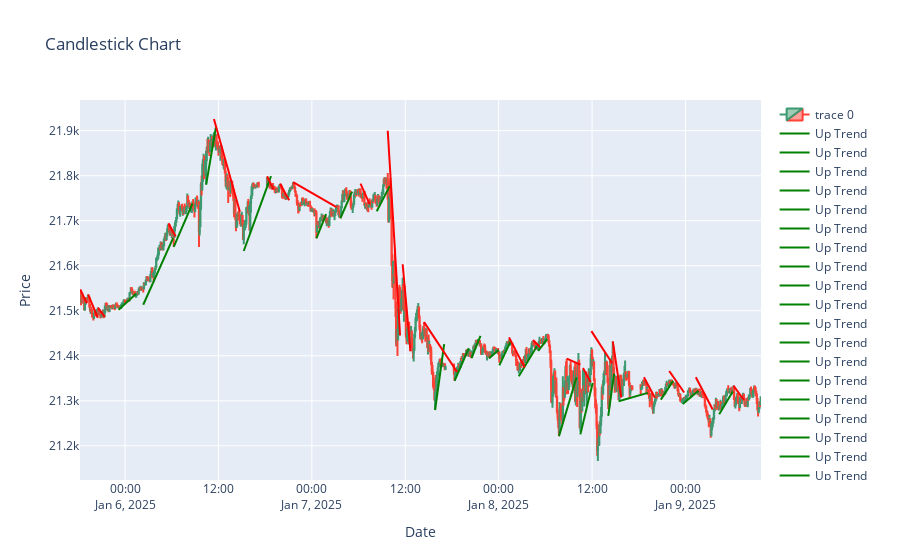

Here is the notebook cell this chart was saved with:
### Code cell
df['Date'] = pd.to_datetime(df['Date'])
plot_candlestick_with_trends(df, extended_trend)

### Figure 1 — Plotly figure (JSON) as saved in the notebook; plotly's stock layout.template omitted (floating-point values rounded to 4 significant figures; data arrays with more than 128 entries replaced by an {"elided": "..."} marker saying what was removed)
{"data": [{"close": {"elided": "1010 float values"}, "high": {"elided": "1010 float values"}, "low": {"elided": "1010 float values"}, "open": {"elided": "1010 float values"}, "type": "candlestick", "x": {"elided": "1010 str values"}}, {"line": {"color": "green", "width": 2}, "mode": "lines", "name": "Up Trend", "type": "scatter", "x": ["2025-01-05T23:10:00", "2025-01-06T01:25:00"], "y": [21502, 21540.0]}, {"line": {"color": "green", "width": 2}, "mode": "lines", "name": "Up Trend", "type": "scatter", "x": ["2025-01-06T02:20:00", "2025-01-06T06:10:00"], "y": [21510.0, 21660.0]}, {"line": {"color": "green", "width": 2}, "mode": "lines", "name": "Up Trend", "type": "scatter", "x": ["2025-01-06T06:15:00", "2025-01-06T08:40:00"], "y": [21642, 21740.0]}, {"line": {"color": "green", "width": 2}, "mode": "lines", "name": "Up Trend", "type": "scatter", "x": ["2025-01-06T10:25:00", "2025-01-06T11:40:00"], "y": [21780.0, 21910.0]}, {"line": {"color": "green", "width": 2}, "mode": "lines", "name": "Up Trend", "type": "scatter", "x": ["2025-01-06T15:15:00", "2025-01-06T18:45:00"], "y": [21630.0, 21800.0]}, {"line": {"color": "green", "width": 2}, "mode": "lines", "name": "Up Trend", "type": "scatter", "x": ["2025-01-07T00:35:00", "2025-01-07T01:50:00"], "y": [21661, 21710.0]}, {"line": {"color": "green", "width": 2}, "mode": "lines", "name": "Up Trend", "type": "scatter", "x": ["2025-01-07T03:40:00", "2025-01-07T05:10:00"], "y": [21710.0, 21760.0]}, {"line": {"color": "green", "width": 2}, "mode": "lines", "name": "Up Trend", "type": "scatter", "x": ["2025-01-07T08:20:00", "2025-01-07T10:00:00"], "y": [21720.0, 21780.0]}, {"line": {"color": "green", "width": 2}, "mode": "lines", "name": "Up Trend", "type": "scatter", "x": ["2025-01-07T15:50:00", "2025-01-07T17:00:00"], "y": [21280.0, 21430.0]}, {"line": {"color": "green", "width": 2}, "mode": "lines", "name": "Up Trend", "type": "scatter", "x": ["2025-01-07T18:20:00", "2025-01-07T20:10:00"], "y": [21340.0, 21420.0]}, {"line": {"color": "green", "width": 2}, "mode": "lines", "name": "Up Trend", "type": "scatter", "x": ["2025-01-07T20:30:00", "2025-01-07T21:40:00"], "y": [21390.0, 21440.0]}, {"line": {"color": "green", "width": 2}, "mode": "lines", "name": "Up Trend", "type": "scatter", "x": ["2025-01-07T22:45:00", "2025-01-08T00:00:00"], "y": [21390.0, 21410.0]}, {"line": {"color": "green", "width": 2}, "mode": "lines", "name": "Up Trend", "type": "scatter", "x": ["2025-01-08T00:05:00", "2025-01-08T01:35:00"], "y": [21380.0, 21430.0]}, {"line": {"color": "green", "width": 2}, "mode": "lines", "name": "Up Trend", "type": "scatter", "x": ["2025-01-08T02:35:00", "2025-01-08T04:55:00"], "y": [21350.0, 21420.0]}, {"line": {"color": "green", "width": 2}, "mode": "lines", "name": "Up Trend", "type": "scatter", "x": ["2025-01-08T05:05:00", "2025-01-08T06:15:00"], "y": [21411, 21440.0]}, {"line": {"color": "green", "width": 2}, "mode": "lines", "name": "Up Trend", "type": "scatter", "x": ["2025-01-08T07:45:00", "2025-01-08T10:00:00"], "y": [21220.0, 21350.0]}, {"line": {"color": "green", "width": 2}, "mode": "lines", "name": "Up Trend", "type": "scatter", "x": ["2025-01-08T10:30:00", "2025-01-08T12:05:00"], "y": [21230.0, 21340.0]}, {"line": {"color": "green", "width": 2}, "mode": "lines", "name": "Up Trend", "type": "scatter", "x": ["2025-01-08T14:05:00", "2025-01-08T14:50:00"], "y": [21270.0, 21360.0]}, {"line": {"color": "green", "width": 2}, "mode": "lines", "name": "Up Trend", "type": "scatter", "x": ["2025-01-08T15:25:00", "2025-01-08T19:10:00"], "y": [21300.0, 21320.0]}, {"line": {"color": "green", "width": 2}, "mode": "lines", "name": "Up Trend", "type": "scatter", "x": ["2025-01-08T20:50:00", "2025-01-08T22:25:00"], "y": [21300.0, 21340.0]}, {"line": {"color": "green", "width": 2}, "mode": "lines", "name": "Up Trend", "type": "scatter", "x": ["2025-01-08T23:40:00", "2025-01-09T01:40:00"], "y": [21293, 21320.0]}, {"line": {"color": "green", "width": 2}, "mode": "lines", "name": "Up Trend", "type": "scatter", "x": ["2025-01-09T04:20:00", "2025-01-09T06:05:00"], "y": [21270.0, 21320.0]}, {"line": {"color": "red", "width": 2}, "mode": "lines", "name": "Down Trend", "type": "scatter", "x": ["2025-01-05T18:15:00", "2025-01-05T19:05:00"], "y": [21550.0, 21520.0]}, {"line": {"color": "red", "width": 2}, "mode": "lines", "name": "Down Trend", "type": "scatter", "x": ["2025-01-05T19:15:00", "2025-01-05T20:30:00"], "y": [21540.0, 21480.0]}, {"line": {"color": "red", "width": 2}, "mode": "lines", "name": "Down Trend", "type": "scatter", "x": ["2025-01-05T20:30:00", "2025-01-05T21:25:00"], "y": [21507, 21490.0]}, {"line": {"color": "red", "width": 2}, "mode": "lines", "name": "Down Trend", "type": "scatter", "x": ["2025-01-06T05:35:00", "2025-01-06T06:30:00"], "y": [21690.0, 21660.0]}, {"line": {"color": "red", "width": 2}, "mode": "lines", "name": "Down Trend", "type": "scatter", "x": ["2025-01-06T11:25:00", "2025-01-06T14:45:00"], "y": [21930.0, 21720.0]}, {"line": {"color": "red", "width": 2}, "mode": "lines", "name": "Down Trend", "type": "scatter", "x": ["2025-01-06T18:15:00", "2025-01-06T19:05:00"], "y": [21800.0, 21770.0]}, {"line": {"color": "red", "width": 2}, "mode": "lines", "name": "Down Trend", "type": "scatter", "x": ["2025-01-06T19:55:00", "2025-01-06T21:05:00"], "y": [21782, 21750.0]}, {"line": {"color": "red", "width": 2}, "mode": "lines", "name": "Down Trend", "type": "scatter", "x": ["2025-01-06T21:35:00", "2025-01-07T03:10:00"], "y": [21790.0, 21730.0]}, {"line": {"color": "red", "width": 2}, "mode": "lines", "name": "Down Trend", "type": "scatter", "x": ["2025-01-07T06:15:00", "2025-01-07T07:25:00"], "y": [21780.0, 21740.0]}, {"line": {"color": "red", "width": 2}, "mode": "lines", "name": "Down Trend", "type": "scatter", "x": ["2025-01-07T09:45:00", "2025-01-07T11:20:00"], "y": [21900.0, 21440.0]}, {"line": {"color": "red", "width": 2}, "mode": "lines", "name": "Down Trend", "type": "scatter", "x": ["2025-01-07T11:40:00", "2025-01-07T12:40:00"], "y": [21600.0, 21410.0]}, {"line": {"color": "red", "width": 2}, "mode": "lines", "name": "Down Trend", "type": "scatter", "x": ["2025-01-07T14:25:00", "2025-01-07T18:40:00"], "y": [21470.0, 21360.0]}, {"line": {"color": "red", "width": 2}, "mode": "lines", "name": "Down Trend", "type": "scatter", "x": ["2025-01-08T01:20:00", "2025-01-08T03:20:00"], "y": [21440.0, 21370.0]}, {"line": {"color": "red", "width": 2}, "mode": "lines", "name": "Down Trend", "type": "scatter", "x": ["2025-01-08T04:25:00", "2025-01-08T05:20:00"], "y": [21430.0, 21420.0]}, {"line": {"color": "red", "width": 2}, "mode": "lines", "name": "Down Trend", "type": "scatter", "x": ["2025-01-08T08:45:00", "2025-01-08T10:30:00"], "y": [21390.0, 21380.0]}, {"line": {"color": "red", "width": 2}, "mode": "lines", "name": "Down Trend", "type": "scatter", "x": ["2025-01-08T10:50:00", "2025-01-08T11:50:00"], "y": [21370.0, 21340.0]}, {"line": {"color": "red", "width": 2}, "mode": "lines", "name": "Down Trend", "type": "scatter", "x": ["2025-01-08T11:55:00", "2025-01-08T14:35:00"], "y": [21450.0, 21380.0]}, {"line": {"color": "red", "width": 2}, "mode": "lines", "name": "Down Trend", "type": "scatter", "x": ["2025-01-08T14:40:00", "2025-01-08T15:45:00"], "y": [21430.0, 21310.0]}, {"line": {"color": "red", "width": 2}, "mode": "lines", "name": "Down Trend", "type": "scatter", "x": ["2025-01-08T18:40:00", "2025-01-08T20:05:00"], "y": [21350.0, 21310.0]}, {"line": {"color": "red", "width": 2}, "mode": "lines", "name": "Down Trend", "type": "scatter", "x": ["2025-01-08T21:55:00", "2025-01-08T23:50:00"], "y": [21370.0, 21320.0]}, {"line": {"color": "red", "width": 2}, "mode": "lines", "name": "Down Trend", "type": "scatter", "x": ["2025-01-09T01:20:00", "2025-01-09T03:30:00"], "y": [21350.0, 21280.0]}, {"line": {"color": "red", "width": 2}, "mode": "lines", "name": "Down Trend", "type": "scatter", "x": ["2025-01-09T06:10:00", "2025-01-09T07:30:00"], "y": [21330.0, 21300.0]}], "layout": {"title": {"text": "Candlestick Chart"}, "xaxis": {"rangeslider": {"visible": false}, "title": {"text": "Date"}}, "yaxis": {"title": {"text": "Price"}}}}
